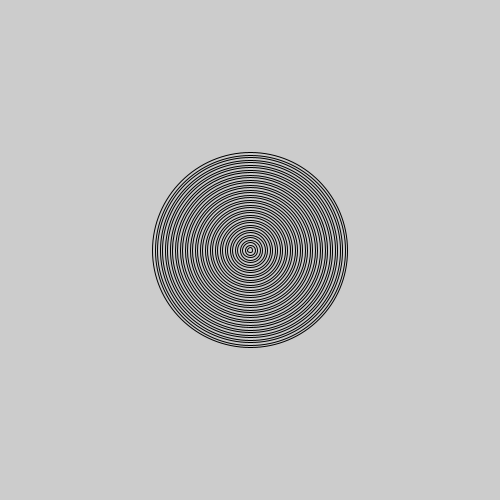
Frame 1 (no input)
Frame 60 (the mouse pressed at the canvas centre just before this capture): identical to frame 1, image omitted
Frame 120 (the mouse held since frame 60 and released just before this capture): identical to frame 1, image omitted

The Processing sketch that drew this single still picture (run headless with seeded random() and noise(); from frame 60 on, the mouse is pressed at the canvas centre):

// Processing sketch: b_n_z_s
// ── b_n_z_s.pde
int r=5;

class littleDot{
  void draw_it(){
  fill(0);
  ellipse(10,30,10,10);
  }
}

littleDot dots[]= new littleDot[100];

void setup() {
  size(500, 500);

  while (r<200) {
    drawCircle();
    r=r+5;
  }
  for(int x=0; x<100; x=x+50){
dots[x]= new littleDot();
  }
  //pontokat egymástól 50 pixel távolságra egy sorban*/
}

void draw() { 
  
  //if
  //pont addig mozog amíg a széléhez nem ér
}

void drawCircle() {
  noFill();
  ellipse(width/2, height/2, r, r);
  //r=r+5;
}
